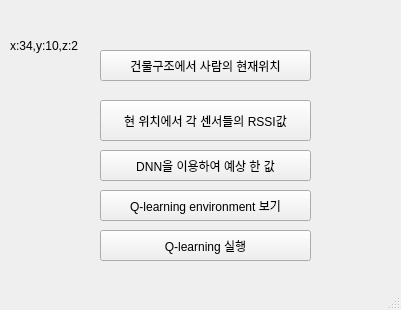
<?xml version="1.0" encoding="UTF-8"?>
<ui version="4.0">
 <class>MainWindow</class>
 <widget class="QMainWindow" name="MainWindow">
  <property name="geometry">
   <rect>
    <x>0</x>
    <y>0</y>
    <width>401</width>
    <height>310</height>
   </rect>
  </property>
  <property name="windowTitle">
   <string>MainWindow</string>
  </property>
  <widget class="QWidget" name="centralwidget">
   <widget class="QPushButton" name="btn1">
    <property name="geometry">
     <rect>
      <x>100</x>
      <y>100</y>
      <width>211</width>
      <height>41</height>
     </rect>
    </property>
    <property name="text">
     <string>현 위치에서 각 센서들의 RSSI값</string>
    </property>
   </widget>
   <widget class="QLabel" name="label">
    <property name="geometry">
     <rect>
      <x>10</x>
      <y>35</y>
      <width>81</width>
      <height>21</height>
     </rect>
    </property>
    <property name="text">
     <string>x:34,y:10,z:2</string>
    </property>
   </widget>
   <widget class="QPushButton" name="btn2">
    <property name="geometry">
     <rect>
      <x>100</x>
      <y>150</y>
      <width>211</width>
      <height>31</height>
     </rect>
    </property>
    <property name="text">
     <string>DNN을 이용하여 예상 한 값</string>
    </property>
   </widget>
   <widget class="QPushButton" name="btn3">
    <property name="geometry">
     <rect>
      <x>100</x>
      <y>190</y>
      <width>211</width>
      <height>31</height>
     </rect>
    </property>
    <property name="text">
     <string>Q-learning environment 보기</string>
    </property>
   </widget>
   <widget class="QPushButton" name="btn4">
    <property name="geometry">
     <rect>
      <x>100</x>
      <y>230</y>
      <width>211</width>
      <height>31</height>
     </rect>
    </property>
    <property name="text">
     <string>Q-learning 실행</string>
    </property>
   </widget>
   <widget class="QPushButton" name="btn5">
    <property name="geometry">
     <rect>
      <x>100</x>
      <y>50</y>
      <width>211</width>
      <height>31</height>
     </rect>
    </property>
    <property name="text">
     <string>건물구조에서 사람의 현재위치</string>
    </property>
   </widget>
  </widget>
  <widget class="QMenuBar" name="menubar">
   <property name="geometry">
    <rect>
     <x>0</x>
     <y>0</y>
     <width>401</width>
     <height>21</height>
    </rect>
   </property>
  </widget>
  <widget class="QStatusBar" name="statusbar"/>
 </widget>
 <resources/>
 <connections/>
</ui>
